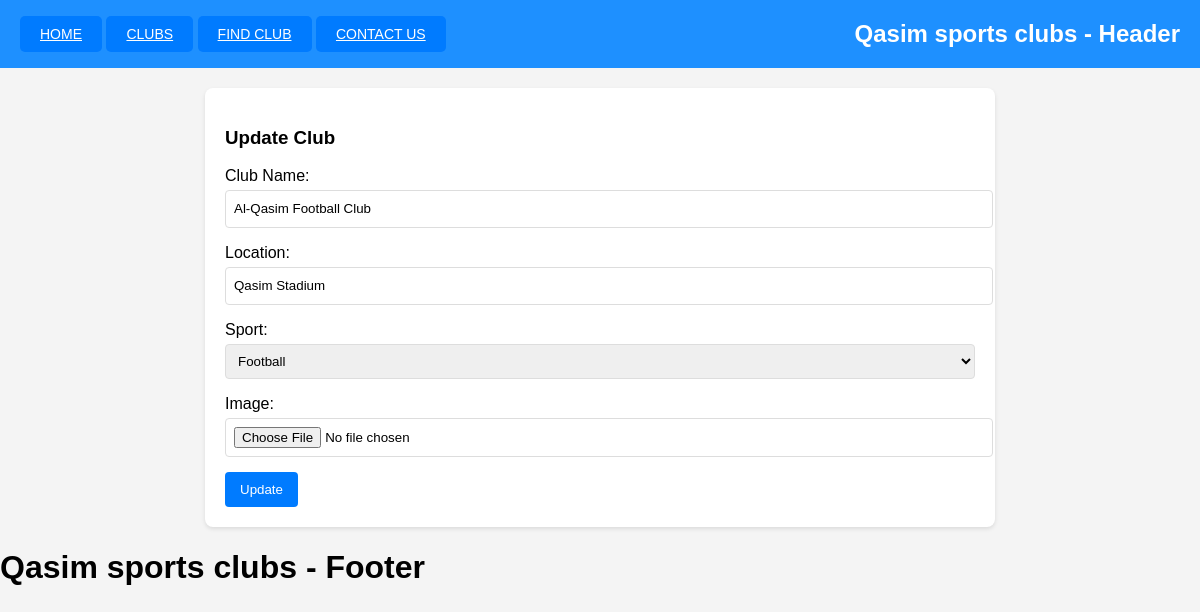
Page /clubs/edit_club/1 on the committed database.
### clubs/models.py (models this page shows, shortened)
class Club(models.Model):
    name = models.CharField(max_length=50)
    location = models.CharField(max_length=50)
    sport = models.ForeignKey(Sport, on_delete=models.CASCADE)
    image = models.ImageField(upload_to='static/club_images/')

class Sport(models.Model):
    name = models.CharField(max_length=50)
    def __str__(self):
        return self.name

### clubs/views.py (the view)
# urls.py: path('clubs/edit_club/<int:cId>',views.update_club,name="edit_club"),
@csrf_exempt
def update_club(request, cId):
    club = Club.objects.get(id=cId)
    if request.method == 'POST':
        form = ClubForm(request.POST, request.FILES, instance=club)
        if form.is_valid():
            if 'image' in request.FILES:
                if club.image:
                    default_storage.delete(club.image.path)
            form.save()
            return redirect('club_details', cId=club.id)
    else:
        form = ClubForm(instance=club)
    return render(request, 'clubsmodule/clubForm.html', {
        'club': club, 'title': 'Update Club', 'button_text': 'Update', 'form': form
    })

### clubs/templates/clubsmodule/clubForm.html (shortened to what this page needs)
{% extends "layouts/base.html" %}
{% load static %}
{% block content %}
<div class="container form-container">
    <h3>{{ title }}</h3>
    <form method="post" enctype="multipart/form-data">
        {{ form.as_p }}
        <button type="submit" class="btn btn-primary">{{ button_text }}</button>
    </form>
</div>
{% endblock content %}

### static/css/styles.css (style rules this page uses)
body { font-family: 'Arial', sans-serif; margin: 0; padding: 0; background: #f4f4f4; }
.container { max-width: 1200px; margin: 20px auto; padding: 20px; background-color: #fff; box-shadow: 0 0 10px rgba(0, 0, 0, 0.1); }
.container { max-width: 750px; margin: auto; padding: 20px; background-color: #fff; border-radius: 8px; box-shadow: 0 2px 4px rgba(0, 0, 0, 0.1); }
.form-container { background-color: #fff; padding: 20px; border-radius: 8px; box-shadow: 0 2px 4px rgba(0, 0, 0, 0.1); margin-top: 20px; }
form p { margin-bottom: 15px; }
form p label { display: block; margin-bottom: 5px; }
form p input[type="text"], form p input[type="file"], form p select { width: 100%; padding: 8px; border: 1px solid #ddd; border-radius: 4px; line-height: 1.5; }
form button { background-color: #007bff; color: white; padding: 10px 15px; border: none; border-radius: 4px; cursor: pointer; }

### rows in the picture
Club: name "Al-Qasim Football Club", location "Qasim Stadium", sport "Football"

### other values in the picture
{{ title }} "Update Club"
{{ button_text }} "Update"
